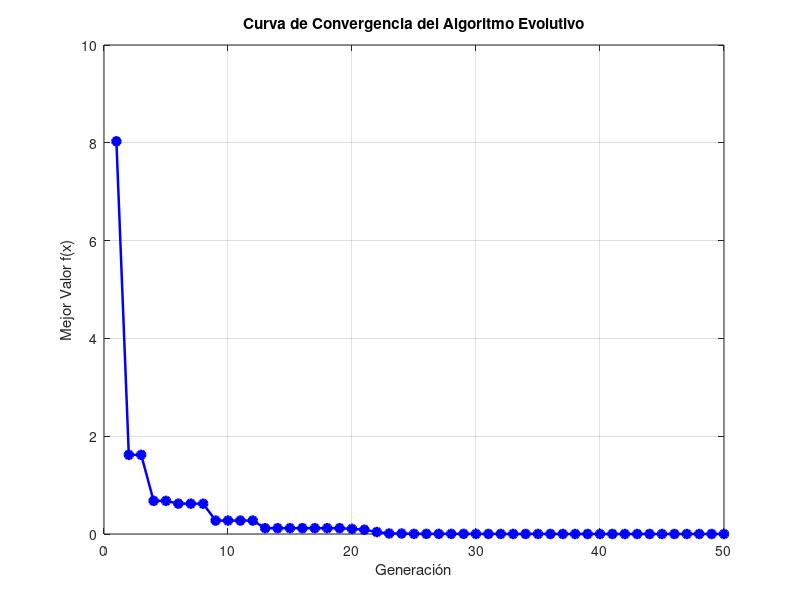

Here is the MATLAB script that generated this plot:
% =========================================================================
% Algoritmo: Algoritmo Evolutivo Básico (GA Continuo / Real)
% Asignatura: Algoritmos Metaheurísticos - CUCEI
% Objetivo: Minimizar f(x1, x2) = x1^2 + 2*x2^2
% =========================================================================

clc; clear; close all;

% 1. Parámetros del Algoritmo Evolutivo
num_pop = 30;         % Tamaño de la población
num_gen = 50;          % Número de generaciones
p_cross = 0.8;         % Probabilidad de cruza
p_mut = 0.15;          % Probabilidad de mutación
mut_sigma = 0.3;       % Desviación estándar del paso de mutación gaussiana
bounds = [-5, 5];      % Límites del espacio de búsqueda [x_min, x_max]

% Función Objetivo (Minimización)
f = @(x1, x2) x1.^2 + 2*x2.^2;

% 2. Inicialización Aleatoria de la Población (Matriz de num_pop x 2)
pop = bounds(1) + (bounds(2) - bounds(1)) * rand(num_pop, 2);
best_history = zeros(num_gen, 1);

% 3. Ciclo Evolutivo Principal
for gen = 1:num_gen
    % A. Evaluación de la Aptitud (Fitness)
    obj_vals = f(pop(:, 1), pop(:, 2));
    fitness = 1 ./ (1 + obj_vals);

    % Almacenar la mejor solución alcanzada
    [~, best_idx] = max(fitness);
    best_sol = pop(best_idx, :);
    best_history(gen) = obj_vals(best_idx);

    % B. Selección por Torneo (Tamaño = 2)
    new_pop = zeros(num_pop, 2);
    for i = 1:num_pop
        i1 = randi(num_pop);
        i2 = randi(num_pop);
        if fitness(i1) > fitness(i2)
            new_pop(i, :) = pop(i1, :);
        else
            new_pop(i, :) = pop(i2, :);
        end
    end
    
    % C. Operador de Cruza Aritmética
    for i = 1:2:num_pop-1
        if rand() < p_cross
            alpha = rand();
            parent1 = new_pop(i, :);
            parent2 = new_pop(i+1, :);
            new_pop(i, :)   = alpha * parent1 + (1 - alpha) * parent2;
            new_pop(i+1, :) = alpha * parent2 + (1 - alpha) * parent1;
        end
    end

    % D. Operador de Mutación Gaussiana
    for i = 1:num_pop
        if rand() < p_mut
            new_pop(i, :) = new_pop(i, :) + mut_sigma * randn(1, 2);
            % Control de bordes (mantener dentro del dominio)
            new_pop(i, :) = max(min(new_pop(i, :), bounds(2)), bounds(1));
        end
    end

    % E. Elitismo: Preservar al mejor individuo de la generación previa
    new_pop(1, :) = best_sol;
    pop = new_pop;
end

% Resultados finales en consola
fprintf('Mejor solución encontrada: (x1, x2) = (%.5f, %.5f)\n', best_sol(1), best_sol(2));
fprintf('Valor mínimo f(x): %.6f\n', f(best_sol(1), best_sol(2)));

% 4. Visualización de la Convergencia
figure('Name', 'Algoritmo Evolutivo - CUCEI', 'Color', 'w');
plot(1:num_gen, best_history, 'b-o', 'LineWidth', 1.8, 'MarkerFaceColor', 'b');
xlabel('Generación'); ylabel('Mejor Valor f(x)');
title('Curva de Convergencia del Algoritmo Evolutivo');
grid on;
